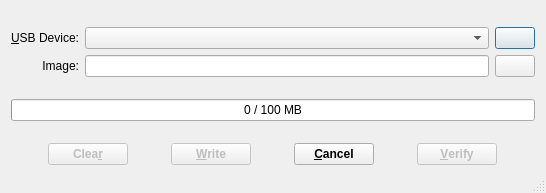
<?xml version="1.0" encoding="UTF-8"?>
<ui version="4.0">
 <class>MainDialog</class>
 <widget class="QDialog" name="MainDialog">
  <property name="geometry">
   <rect>
    <x>0</x>
    <y>0</y>
    <width>546</width>
    <height>193</height>
   </rect>
  </property>
  <property name="sizePolicy">
   <sizepolicy hsizetype="Preferred" vsizetype="Preferred">
    <horstretch>0</horstretch>
    <verstretch>0</verstretch>
   </sizepolicy>
  </property>
  <property name="minimumSize">
   <size>
    <width>0</width>
    <height>0</height>
   </size>
  </property>
  <property name="maximumSize">
   <size>
    <width>16777215</width>
    <height>16777215</height>
   </size>
  </property>
  <property name="acceptDrops">
   <bool>true</bool>
  </property>
  <property name="windowTitle">
   <string>Image Writer</string>
  </property>
  <property name="windowIcon">
   <iconset resource="ImageWriter.qrc">
    <normaloff>:/res/icon-iw.svg</normaloff>:/res/icon-iw.svg</iconset>
  </property>
  <property name="sizeGripEnabled">
   <bool>true</bool>
  </property>
  <layout class="QVBoxLayout" name="mainVerticalLayout">
   <property name="sizeConstraint">
    <enum>QLayout::SetDefaultConstraint</enum>
   </property>
   <item>
    <layout class="QGridLayout" name="controlsGridLayout">
     <item row="3" column="3">
      <widget class="QPushButton" name="deviceRefreshButton">
       <property name="toolTip">
        <string>Refresh the list</string>
       </property>
       <property name="text">
        <string/>
       </property>
       <property name="icon">
        <iconset resource="ImageWriter.qrc">
         <normaloff>:/res/icon-refresh.ico</normaloff>:/res/icon-refresh.ico</iconset>
       </property>
      </widget>
     </item>
     <item row="4" column="1">
      <widget class="QLineEdit" name="imageEdit">
       <property name="acceptDrops">
        <bool>false</bool>
       </property>
       <property name="dragEnabled">
        <bool>true</bool>
       </property>
       <property name="readOnly">
        <bool>true</bool>
       </property>
      </widget>
     </item>
     <item row="4" column="0">
      <widget class="QLabel" name="imageLabel">
       <property name="sizePolicy">
        <sizepolicy hsizetype="Preferred" vsizetype="Fixed">
         <horstretch>0</horstretch>
         <verstretch>0</verstretch>
        </sizepolicy>
       </property>
       <property name="text">
        <string>Image:</string>
       </property>
       <property name="alignment">
        <set>Qt::AlignRight|Qt::AlignTrailing|Qt::AlignVCenter</set>
       </property>
      </widget>
     </item>
     <item row="4" column="3">
      <widget class="QPushButton" name="imageSelectButton">
       <property name="toolTip">
        <string>Open image file</string>
       </property>
       <property name="text">
        <string/>
       </property>
       <property name="icon">
        <iconset resource="ImageWriter.qrc">
         <normaloff>:/res/icon-open.ico</normaloff>:/res/icon-open.ico</iconset>
       </property>
      </widget>
     </item>
     <item row="3" column="0">
      <widget class="QLabel" name="deviceLabel">
       <property name="text">
        <string>&amp;USB Device:</string>
       </property>
       <property name="alignment">
        <set>Qt::AlignRight|Qt::AlignTrailing|Qt::AlignVCenter</set>
       </property>
       <property name="buddy">
        <cstring>deviceList</cstring>
       </property>
      </widget>
     </item>
     <item row="3" column="1">
      <widget class="QComboBox" name="deviceList">
       <property name="duplicatesEnabled">
        <bool>true</bool>
       </property>
      </widget>
     </item>
    </layout>
   </item>
   <item>
    <widget class="QProgressBar" name="progressBar">
     <property name="value">
      <number>0</number>
     </property>
     <property name="format">
      <string>%v / %m MB</string>
     </property>
    </widget>
   </item>
   <item>
    <layout class="QHBoxLayout" name="horizontalLayout">
     <item>
      <widget class="QPushButton" name="clearButton">
       <property name="enabled">
        <bool>false</bool>
       </property>
       <property name="sizePolicy">
        <sizepolicy hsizetype="Fixed" vsizetype="Fixed">
         <horstretch>0</horstretch>
         <verstretch>0</verstretch>
        </sizepolicy>
       </property>
       <property name="font">
        <font>
         <weight>75</weight>
         <bold>true</bold>
        </font>
       </property>
       <property name="toolTip">
        <string>Delete partitions and make all space available for storing data</string>
       </property>
       <property name="text">
        <string>Clea&amp;r</string>
       </property>
      </widget>
     </item>
     <item>
      <widget class="QPushButton" name="writeButton">
       <property name="enabled">
        <bool>false</bool>
       </property>
       <property name="sizePolicy">
        <sizepolicy hsizetype="Fixed" vsizetype="Fixed">
         <horstretch>0</horstretch>
         <verstretch>0</verstretch>
        </sizepolicy>
       </property>
       <property name="font">
        <font>
         <weight>75</weight>
         <bold>true</bold>
        </font>
       </property>
       <property name="text">
        <string>&amp;Write</string>
       </property>
      </widget>
     </item>
     <item>
      <widget class="QPushButton" name="cancelButton">
       <property name="sizePolicy">
        <sizepolicy hsizetype="Fixed" vsizetype="Fixed">
         <horstretch>0</horstretch>
         <verstretch>0</verstretch>
        </sizepolicy>
       </property>
       <property name="font">
        <font>
         <weight>75</weight>
         <bold>true</bold>
        </font>
       </property>
       <property name="focusPolicy">
        <enum>Qt::NoFocus</enum>
       </property>
       <property name="text">
        <string>&amp;Cancel</string>
       </property>
      </widget>
     </item>
     <item>
      <widget class="QPushButton" name="verifyButton">
       <property name="enabled">
        <bool>false</bool>
       </property>
       <property name="sizePolicy">
        <sizepolicy hsizetype="Fixed" vsizetype="Fixed">
         <horstretch>0</horstretch>
         <verstretch>0</verstretch>
        </sizepolicy>
       </property>
       <property name="font">
        <font>
         <weight>75</weight>
         <bold>true</bold>
        </font>
       </property>
       <property name="focusPolicy">
        <enum>Qt::NoFocus</enum>
       </property>
       <property name="text">
        <string>&amp;Verify</string>
       </property>
      </widget>
     </item>
    </layout>
   </item>
  </layout>
 </widget>
 <layoutdefault spacing="6" margin="11"/>
 <tabstops>
  <tabstop>imageEdit</tabstop>
  <tabstop>imageSelectButton</tabstop>
 </tabstops>
 <resources>
  <include location="ImageWriter.qrc"/>
 </resources>
 <connections>
  <connection>
   <sender>imageSelectButton</sender>
   <signal>clicked()</signal>
   <receiver>MainDialog</receiver>
   <slot>openImageFile()</slot>
   <hints>
    <hint type="sourcelabel">
     <x>700</x>
     <y>76</y>
    </hint>
    <hint type="destinationlabel">
     <x>467</x>
     <y>7</y>
    </hint>
   </hints>
  </connection>
  <connection>
   <sender>writeButton</sender>
   <signal>clicked()</signal>
   <receiver>MainDialog</receiver>
   <slot>writeImageToDevice()</slot>
   <hints>
    <hint type="sourcelabel">
     <x>619</x>
     <y>137</y>
    </hint>
    <hint type="destinationlabel">
     <x>507</x>
     <y>13</y>
    </hint>
   </hints>
  </connection>
  <connection>
   <sender>deviceRefreshButton</sender>
   <signal>clicked()</signal>
   <receiver>MainDialog</receiver>
   <slot>scheduleEnumFlashDevices()</slot>
   <hints>
    <hint type="sourcelabel">
     <x>685</x>
     <y>92</y>
    </hint>
    <hint type="destinationlabel">
     <x>542</x>
     <y>18</y>
    </hint>
   </hints>
  </connection>
  <connection>
   <sender>clearButton</sender>
   <signal>clicked()</signal>
   <receiver>MainDialog</receiver>
   <slot>clearDevice()</slot>
   <hints>
    <hint type="sourcelabel">
     <x>321</x>
     <y>133</y>
    </hint>
    <hint type="destinationlabel">
     <x>274</x>
     <y>77</y>
    </hint>
   </hints>
  </connection>
  <connection>
   <sender>verifyButton</sender>
   <signal>clicked()</signal>
   <receiver>MainDialog</receiver>
   <slot>verifyDevice()</slot>
   <hints>
    <hint type="sourcelabel">
     <x>321</x>
     <y>133</y>
    </hint>
    <hint type="destinationlabel">
     <x>274</x>
     <y>77</y>
    </hint>
   </hints>
  </connection>
 </connections>
 <slots>
  <slot>openImageFile()</slot>
  <slot>writeImageToDevice()</slot>
  <slot>scheduleEnumFlashDevices()</slot>
  <slot>clearDevice()</slot>
  <slot>verifyDevice()</slot>
 </slots>
</ui>
